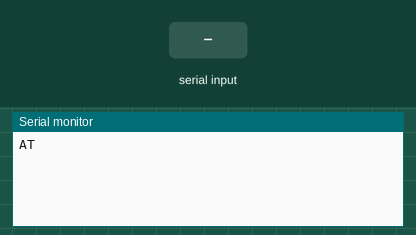
Recording of a sketch running on a simulated Arduino Uno, built with avr-gcc and run on an emulated ATmega328P. Shown: the last lines printed to the serial monitor. Inputs (shaded band) come from the test bench.

Above: at 1.5 s.
1.6 s: "1" received over Serial
At 3.4 s:
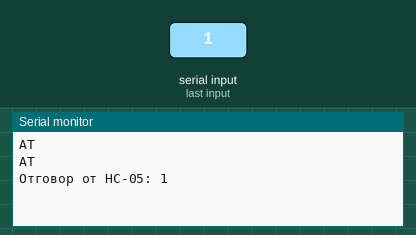
4.4 s: "0" received over Serial
At 5.8 s:
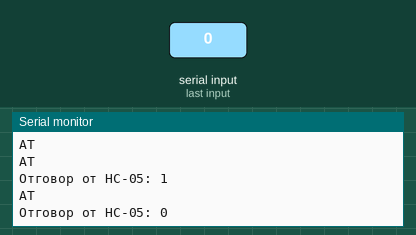
5.9 s: "2" received over Serial
At 8.5 s:
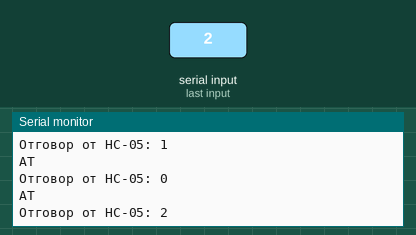

Measured:
- after the input at 1.6 s, the serial monitor: prints a new line after 1.4 s (image 1)
- after the input at 4.4 s, the serial monitor: prints a new line after 1.1 s (image 2)
- after the input at 5.9 s, the serial monitor: prints a new line after 2.1 s (image 3)

The sketch:

bttest.ino
```cpp
#include <SoftwareSerial.h>

const byte rxPin = 3;
const byte txPin = 2;

SoftwareSerial mySerial (rxPin, txPin);

void setup() {
  Serial.begin(9600);

}

void loop() {
  Serial.println("AT");
  delay(500);
  if (Serial.available() > 0) {
    String response = Serial.readString();
    Serial.println("Отговор от HC-05: " + response);
  }

  delay(1000);
}
```
